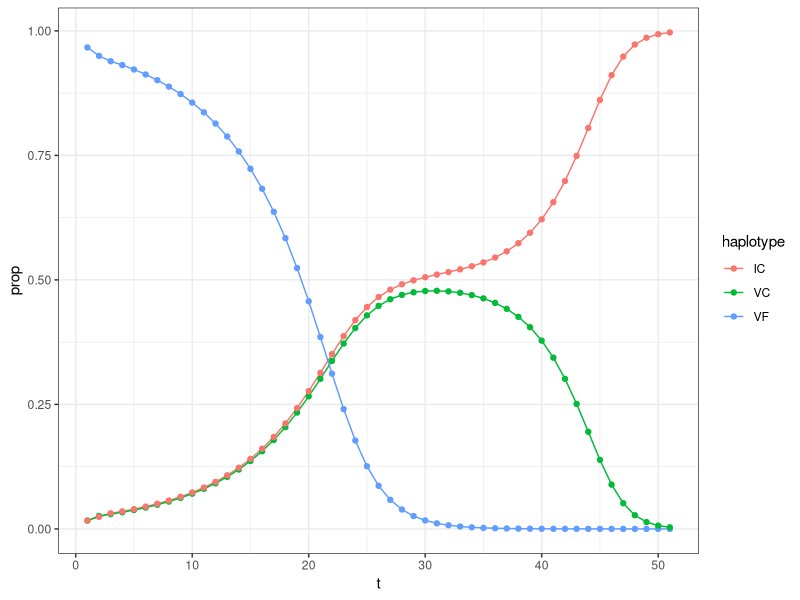
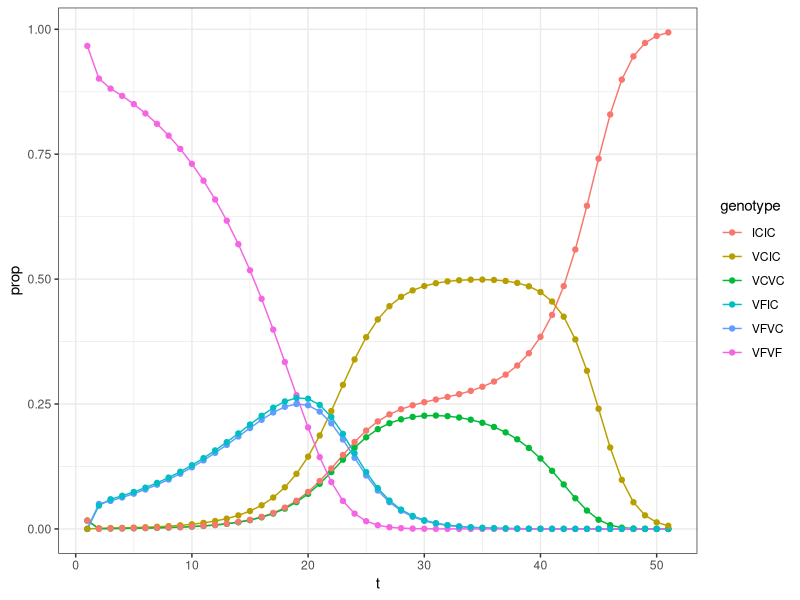
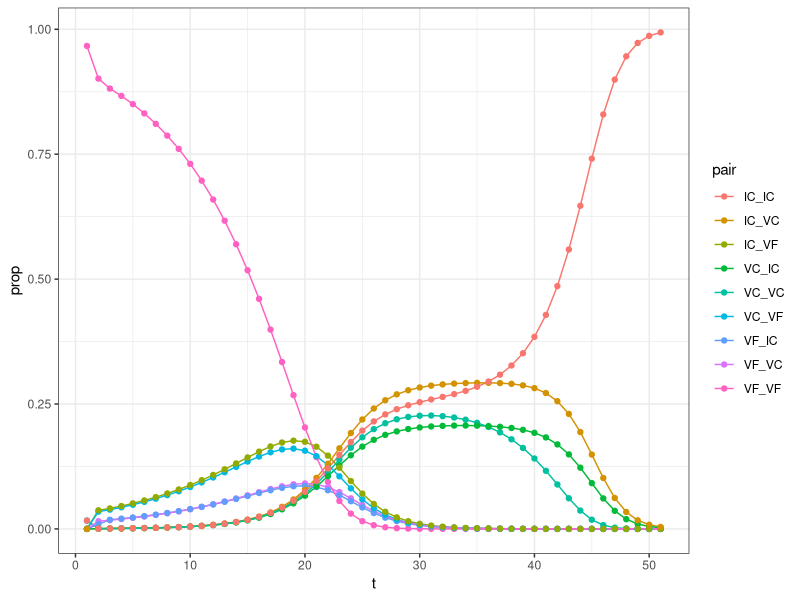

These charts were generated, in order, by the following R code:
library(tidyverse)

run_model <- function(A, num_gen) {
    accumulate(1:num_gen, ~run_generation(.x), .init=A)
}

run_generation <- function(A) {
    nh <- nrow(A)
    Ef <- 0.5 * R * A
    Em <- 0.5 * A
    Gf <- map_dbl(1:nh, ~sum((W[.x,] * Ef[.x,]) / ifelse(1:nh == .x, 1, 2)))
    Gm <- map_dbl(1:nh, ~sum((W[.x,] * Em[.x,]) / ifelse(1:nh == .x, 1, 2)))
    Gf <- Gf / sum(Gf)
    Gm <- Gm / sum(Gm)
    L <- M * Gf %*% t(Gm)
    L <- L / sum(L)
    colnames(L) <- rownames(L) <- haplotypes
    return(num_adults * L)
} 

model_summary <- function(result, fun=prop_haplotype) {
    imap_dfr(result, ~mutate(fun(.x), t=.y))
}

prop_pairs <- function(A) {
    props <- c(t(A)) / num_adults
    names(props) <- pairs
    enframe(props, "pair", "prop")
}

prop_haplotype <- function(A) {
    props <- map_dbl(1:nrow(A), ~sum(A[.x,] + A[,.x]) / (2*num_adults))
    names(props) <- haplotypes
    enframe(props, "haplotype", "prop")
}

prop_genotype <- function(A) {
    expand_grid(i=1:nrow(A), j=1:nrow(A)) |> 
        filter(i >= j) |> 
        mutate(
            genotype=str_c(haplotypes[j], haplotypes[i]),
            prop=map2_dbl(i, j, \(i, j) if (i == j) A[i, j] else A[i, j] + A[j, i]) / num_adults
        )
}

haplotypes <- c("VF", "VC", "IC")
pairs <- expand_grid(h1=haplotypes, h2=haplotypes) |> mutate(g=str_c(h1, "_", h2)) |> pull(g)
nh <- length(haplotypes)

num_adults <- 600
s <- 0.4
h <- 0.02
H <- matrix(c(
    0, 0, h,
    0, h, h,
    h, h, 1
), nrow=3, byrow=TRUE)
W <- 1 - s*H
R <- matrix(0.4495, nh, nh) # with these params, small adustments to this number will change which of the 3 dominates
R[1, 1] <- 0.2
R[3, 3] <- 0.8
M <- matrix(1, nh, nh)

A <- matrix(0, nh, nh) # number of adults of each genotype - contributions: female (rows) and males (cols)
colnames(A) <- rownames(A) <- haplotypes
diag(A) <- c(580, 10, 10)

res <- run_model(A, 50) # run for 50 iterations

ggplot(model_summary(res), aes(t, prop, col=haplotype)) +
    geom_line() +
    geom_point() +
    theme_bw()

ggplot(model_summary(res, prop_genotype), aes(t, prop, col=genotype)) +
    geom_line() +
    geom_point() +
    theme_bw()

ggplot(model_summary(res, prop_pairs), aes(t, prop, col=pair)) +
    geom_line() +
    geom_point() +
    theme_bw()
